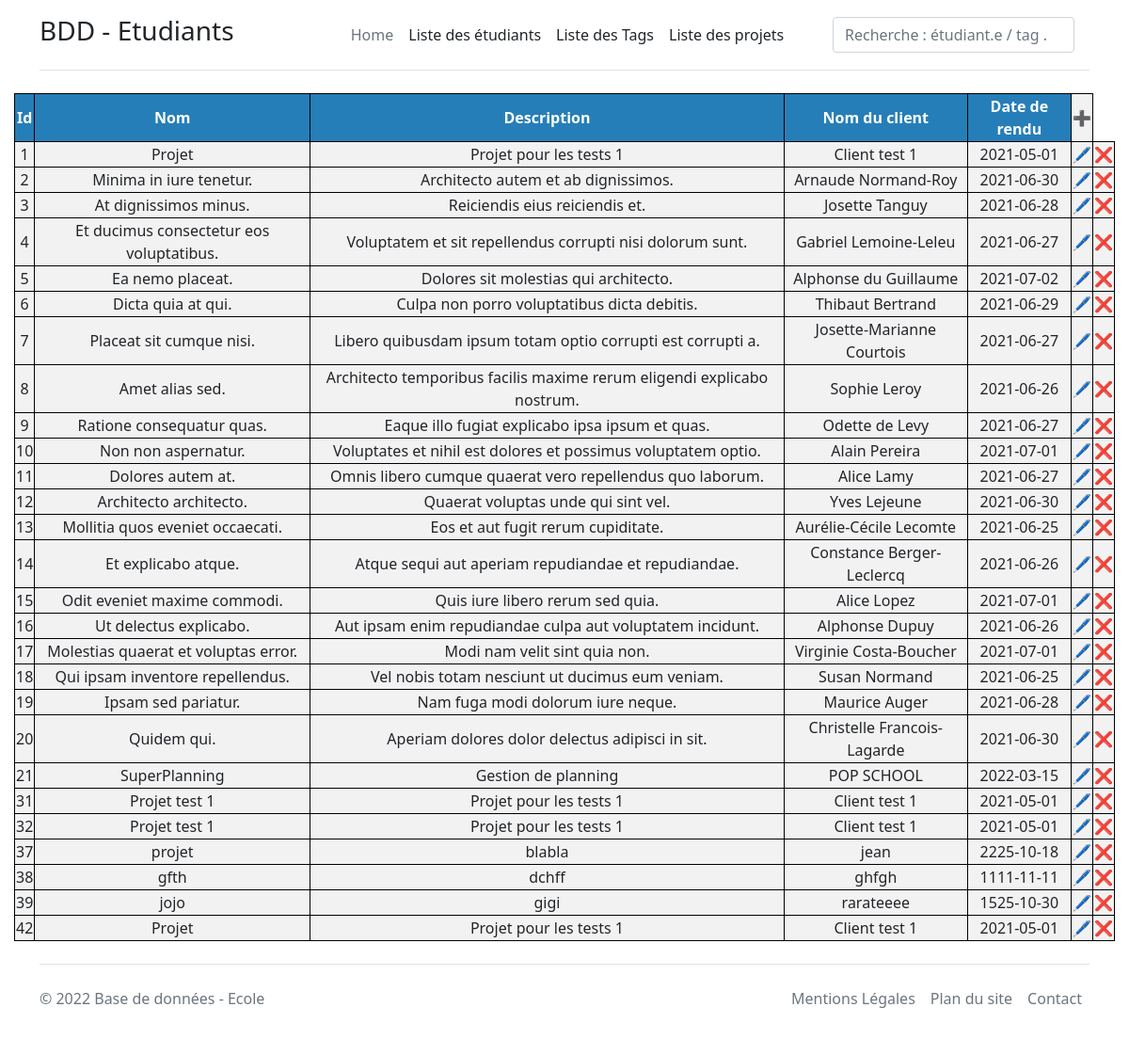
The app's page /index.php?table=project with its own data.
### tables this page shows
CREATE TABLE `project` (
  `id` int(11) NOT NULL,
  `name_project` varchar(190) NOT NULL,
  `description` longtext,
  `client_name` varchar(190) NOT NULL,
  `start_date` date DEFAULT NULL,
  `checkpoint_date` date DEFAULT NULL,
  `delivery_date` date DEFAULT NULL
);

### model/db_connect.php (called while the page is built, shortened)
<?php
$bdd_username = $bdd_username ?? 'sc_mariardb';
$bdd_password = $bdd_password ?? 'src_mariadb';
$bdd_host = $bdd_host ?? 'localhost';
$bdd_port = $bdd_port ?? 3306;
$bdd_dbname = $bdd_dbname ?? 'student';
$dsn = "mysql:host=$bdd_host;port=$bdd_port;dbname=$bdd_dbname;charset=utf8";
$options = [PDO::ATTR_ERRMODE => PDO::ERRMODE_EXCEPTION, PDO::ATTR_DEFAULT_FETCH_MODE => PDO::FETCH_ASSOC];
try {
    $pdo = new PDO($dsn, $bdd_username, $bdd_password, $options);
} catch (PDOException $e) {
    echo "Erreur connexion à la base de données<br>";
    echo $e->getCode() . ' ';
    $e->getMessage() . '<br>';
    http_response_code(500);
}
function getPdO()
{
    global $pdo;
    return $pdo;
}

### model/Project.php (called while the page is built, shortened)
<?php
class Project
{
  private $pdo;
  public function __construct()
  {
    $this->pdo = getpdo();
  }
  public function all()
  {
    $sql = 'select id, name_project, description, client_name, start_date, checkpoint_date, delivery_date from project';
    $stmt = $this->pdo->prepare($sql);
    $stmt->execute();
    $data = $stmt->fetchAll();
    return $data;
  }
}

### vue/project_liste.php (the view)
<table>
  <tr>
    <th>Id</th>
    <th>Nom</th>
    <th>Description</th>
    <th>Nom du client</th>
    <th>Date de rendu</th>
    <td><a href="project_page.php?table=project&id=&op=insert">➕</a></td>
  </tr>
  <?php
  foreach ($projects as $project1) { ?>
    <tr>
      <td><?= $project1['id'] ?></td>
      <td><?= $project1['name_project'] ?></td>
      <td><?= $project1['description'] ?></td>
      <td><?= $project1['client_name'] ?></td>
      <td><?= $project1['delivery_date'] ?></td>
      <td><a href="project_page.php?table=project&id=<?= $project1['id'] ?>&op=update">🖊️</a></td>
      <td><a href="project_page.php?table=project&id=<?= $project1['id'] ?>&op=delete">❌</a></td>
    </tr>
  <?php } ?>
</table>

### vue/css/style.css (style rules this page uses)
table { display: flex; justify-content: center; padding: 0 15px 0 15px; }
table th { border: black solid 1px; text-align: center; table-layout: auto; background-color: rgb(38, 126, 184); color: white; }
table td { border: black solid 1px; background-color: rgb(243, 242, 242); table-layout: auto; width: auto; height: auto; }
table td a { text-decoration: none; }

### records on screen
project: id "1", name_project "Projet", description "Projet pour les tests 1", client_name "Client test 1", delivery_date "2021-05-01"
project: id "2", name_project "Minima in iure tenetur.", description "Architecto autem et ab dignissimos.", client_name "Arnaude Normand-Roy", delivery_date "2021-06-30"
project: id "3", name_project "At dignissimos minus.", description "Reiciendis eius reiciendis et.", client_name "Josette Tanguy", delivery_date "2021-06-28"
project: id "4", name_project "Et ducimus consectetur eos voluptatibus.", description "Voluptatem et sit repellendus corrupti nisi dolorum sunt.", client_name "Gabriel Lemoine-Leleu", delivery_date "2021-06-27"
project: id "5", name_project "Ea nemo placeat.", description "Dolores sit molestias qui architecto.", client_name "Alphonse du Guillaume", delivery_date "2021-07-02"
project: id "6", name_project "Dicta quia at qui.", description "Culpa non porro voluptatibus dicta debitis.", client_name "Thibaut Bertrand", delivery_date "2021-06-29"
project: id "7", name_project "Placeat sit cumque nisi.", description "Libero quibusdam ipsum totam optio corrupti est corrupti a.", client_name "Josette-Marianne Courtois", delivery_date "2021-06-27"
project: id "8", name_project "Amet alias sed.", description "Architecto temporibus facilis maxime rerum eligendi explicabo nostrum.", client_name "Sophie Leroy", delivery_date "2021-06-26"
project: id "9", name_project "Ratione consequatur quas.", description "Eaque illo fugiat explicabo ipsa ipsum et quas.", client_name "Odette de Levy", delivery_date "2021-06-27"
project: id "10", name_project "Non non aspernatur.", description "Voluptates et nihil est dolores et possimus voluptatem optio.", client_name "Alain Pereira", delivery_date "2021-07-01"
project: id "11", name_project "Dolores autem at.", description "Omnis libero cumque quaerat vero repellendus quo laborum.", client_name "Alice Lamy", delivery_date "2021-06-27"
project: id "12", name_project "Architecto architecto.", description "Quaerat voluptas unde qui sint vel.", client_name "Yves Lejeune", delivery_date "2021-06-30"
project: id "13", name_project "Mollitia quos eveniet occaecati.", description "Eos et aut fugit rerum cupiditate.", client_name "Aurélie-Cécile Lecomte", delivery_date "2021-06-25"
project: id "14", name_project "Et explicabo atque.", description "Atque sequi aut aperiam repudiandae et repudiandae.", client_name "Constance Berger-Leclercq", delivery_date "2021-06-26"
project: id "15", name_project "Odit eveniet maxime commodi.", description "Quis iure libero rerum sed quia.", client_name "Alice Lopez", delivery_date "2021-07-01"
project: id "16", name_project "Ut delectus explicabo.", description "Aut ipsam enim repudiandae culpa aut voluptatem incidunt.", client_name "Alphonse Dupuy", delivery_date "2021-06-26"
project: id "17", name_project "Molestias quaerat et voluptas error.", description "Modi nam velit sint quia non.", client_name "Virginie Costa-Boucher", delivery_date "2021-07-01"
project: id "18", name_project "Qui ipsam inventore repellendus.", description "Vel nobis totam nesciunt ut ducimus eum veniam.", client_name "Susan Normand", delivery_date "2021-06-25"
project: id "19", name_project "Ipsam sed pariatur.", description "Nam fuga modi dolorum iure neque.", client_name "Maurice Auger", delivery_date "2021-06-28"
project: id "20", name_project "Quidem qui.", description "Aperiam dolores dolor delectus adipisci in sit.", client_name "Christelle Francois-Lagarde", delivery_date "2021-06-30"
project: id "21", name_project "SuperPlanning", description "Gestion de planning", client_name "POP SCHOOL", delivery_date "2022-03-15"
project: id "31", name_project "Projet test 1", description "Projet pour les tests 1", client_name "Client test 1", delivery_date "2021-05-01"
project: id "32", name_project "Projet test 1", description "Projet pour les tests 1", client_name "Client test 1", delivery_date "2021-05-01"
project: id "37", name_project "projet", description "blabla", client_name "jean", delivery_date "2225-10-18"
project: id "38", name_project "gfth", description "dchff", client_name "ghfgh", delivery_date "1111-11-11"
project: id "39", name_project "jojo", description "gigi", client_name "rarateeee", delivery_date "1525-10-30"
project: id "42", name_project "Projet", description "Projet pour les tests 1", client_name "Client test 1", delivery_date "2021-05-01"
